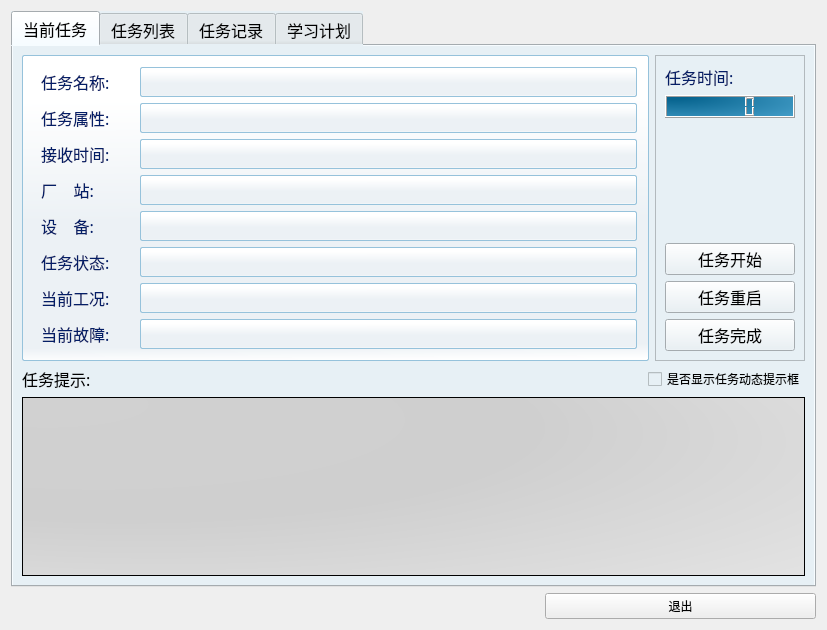
<?xml version="1.0" encoding="UTF-8"?>
<ui version="4.0">
 <class>CTaskManage</class>
 <widget class="QWidget" name="CTaskManage">
  <property name="geometry">
   <rect>
    <x>0</x>
    <y>0</y>
    <width>827</width>
    <height>630</height>
   </rect>
  </property>
  <property name="windowTitle">
   <string>任务</string>
  </property>
  <property name="styleSheet">
   <string notr="true">font: 14pt &quot;宋体&quot;;</string>
  </property>
  <layout class="QGridLayout" name="gridLayout_2">
   <item row="0" column="0">
    <widget class="QTabWidget" name="tabWidget">
     <property name="font">
      <font>
       <family>新宋体</family>
       <pointsize>12</pointsize>
       <weight>9</weight>
       <italic>false</italic>
       <bold>false</bold>
      </font>
     </property>
     <property name="styleSheet">
      <string notr="true">
background-color: rgb(231, 240, 245);
font: 75 12pt &quot;新宋体&quot;;
</string>
     </property>
     <property name="tabShape">
      <enum>QTabWidget::Rounded</enum>
     </property>
     <property name="currentIndex">
      <number>0</number>
     </property>
     <property name="documentMode">
      <bool>false</bool>
     </property>
     <widget class="QWidget" name="curTask">
      <attribute name="title">
       <string>当前任务</string>
      </attribute>
      <layout class="QGridLayout" name="gridLayout">
       <item row="0" column="0">
        <widget class="QFrame" name="frame">
         <property name="styleSheet">
          <string notr="true">background-color: qlineargradient(spread:pad, x1:0.520599, y1:1, x2:0.508, y2:0.142, stop:0 rgba(255, 255, 255, 255), stop:0.0564972 rgba(236, 241, 245, 255), stop:0.536723 rgba(236, 241, 245, 255), stop:1 rgba(255, 255, 255, 255));

    border-width: 1px;
    border-color: rgb(150, 194, 219);
    border-style: solid;
    border-radius: 2;
    padding: 2px;
font: 13pt &quot;汉仪中黑简&quot;;
color: rgb(7, 100, 143);</string>
         </property>
         <property name="frameShape">
          <enum>QFrame::StyledPanel</enum>
         </property>
         <layout class="QVBoxLayout" name="verticalLayout">
          <item>
           <layout class="QHBoxLayout" name="horizontalLayout">
            <item>
             <widget class="QLabel" name="label">
              <property name="maximumSize">
               <size>
                <width>100</width>
                <height>16777215</height>
               </size>
              </property>
              <property name="font">
               <font>
                <family>新宋体</family>
                <pointsize>12</pointsize>
                <weight>9</weight>
                <italic>false</italic>
                <bold>false</bold>
               </font>
              </property>
              <property name="styleSheet">
               <string notr="true">font: 75 12pt &quot;新宋体&quot;;
color: rgb(4, 30, 103);
background-color: qlineargradient(spread:pad, x1:0, y1:0.0227273, x2:1, y2:0, stop:0 rgba(78, 78, 78, 0), stop:0.480226 rgba(27, 27, 27, 0), stop:1 rgba(255, 255, 255, 0));
border-color: qlineargradient(spread:pad, x1:0, y1:0.0227273, x2:1, y2:0, stop:0 rgba(78, 78, 78, 0), stop:0.480226 rgba(27, 27, 27,0), stop:1 rgba(255, 255, 255, 0));</string>
              </property>
              <property name="text">
               <string>任务名称:</string>
              </property>
             </widget>
            </item>
            <item>
             <widget class="QLabel" name="labelTaskName">
              <property name="font">
               <font>
                <family>汉仪中黑简</family>
                <pointsize>13</pointsize>
                <weight>50</weight>
                <italic>false</italic>
                <bold>false</bold>
               </font>
              </property>
              <property name="frameShape">
               <enum>QFrame::StyledPanel</enum>
              </property>
              <property name="text">
               <string/>
              </property>
              <property name="wordWrap">
               <bool>false</bool>
              </property>
             </widget>
            </item>
           </layout>
          </item>
          <item>
           <layout class="QHBoxLayout" name="horizontalLayout_2">
            <item>
             <widget class="QLabel" name="label_3">
              <property name="maximumSize">
               <size>
                <width>100</width>
                <height>16777215</height>
               </size>
              </property>
              <property name="font">
               <font>
                <family>新宋体</family>
                <pointsize>12</pointsize>
                <weight>9</weight>
                <italic>false</italic>
                <bold>false</bold>
               </font>
              </property>
              <property name="styleSheet">
               <string notr="true">font: 75 12pt &quot;新宋体&quot;;
color: rgb(4, 30, 103);
background-color: qlineargradient(spread:pad, x1:0, y1:0.0227273, x2:1, y2:0, stop:0 rgba(78, 78, 78, 0), stop:0.480226 rgba(27, 27, 27, 0), stop:1 rgba(255, 255, 255, 0));
border-color: qlineargradient(spread:pad, x1:0, y1:0.0227273, x2:1, y2:0, stop:0 rgba(78, 78, 78, 0), stop:0.480226 rgba(27, 27, 27,0), stop:1 rgba(255, 255, 255, 0));</string>
              </property>
              <property name="text">
               <string>任务属性:</string>
              </property>
             </widget>
            </item>
            <item>
             <widget class="QLabel" name="labelTaskAttr">
              <property name="font">
               <font>
                <family>汉仪中黑简</family>
                <pointsize>13</pointsize>
                <weight>50</weight>
                <italic>false</italic>
                <bold>false</bold>
               </font>
              </property>
              <property name="frameShape">
               <enum>QFrame::StyledPanel</enum>
              </property>
              <property name="text">
               <string/>
              </property>
             </widget>
            </item>
           </layout>
          </item>
          <item>
           <layout class="QHBoxLayout" name="horizontalLayout_3">
            <item>
             <widget class="QLabel" name="label_4">
              <property name="maximumSize">
               <size>
                <width>100</width>
                <height>16777215</height>
               </size>
              </property>
              <property name="font">
               <font>
                <family>新宋体</family>
                <pointsize>12</pointsize>
                <weight>9</weight>
                <italic>false</italic>
                <bold>false</bold>
               </font>
              </property>
              <property name="styleSheet">
               <string notr="true">font: 75 12pt &quot;新宋体&quot;;
color: rgb(4, 30, 103);
background-color: qlineargradient(spread:pad, x1:0, y1:0.0227273, x2:1, y2:0, stop:0 rgba(78, 78, 78, 0), stop:0.480226 rgba(27, 27, 27, 0), stop:1 rgba(255, 255, 255, 0));
border-color: qlineargradient(spread:pad, x1:0, y1:0.0227273, x2:1, y2:0, stop:0 rgba(78, 78, 78, 0), stop:0.480226 rgba(27, 27, 27,0), stop:1 rgba(255, 255, 255, 0));</string>
              </property>
              <property name="text">
               <string>接收时间:</string>
              </property>
             </widget>
            </item>
            <item>
             <widget class="QLabel" name="labelSendTime">
              <property name="font">
               <font>
                <family>汉仪中黑简</family>
                <pointsize>13</pointsize>
                <weight>50</weight>
                <italic>false</italic>
                <bold>false</bold>
               </font>
              </property>
              <property name="frameShape">
               <enum>QFrame::StyledPanel</enum>
              </property>
              <property name="text">
               <string/>
              </property>
             </widget>
            </item>
           </layout>
          </item>
          <item>
           <layout class="QHBoxLayout" name="horizontalLayout_4">
            <item>
             <widget class="QLabel" name="label_5">
              <property name="maximumSize">
               <size>
                <width>100</width>
                <height>16777215</height>
               </size>
              </property>
              <property name="font">
               <font>
                <family>新宋体</family>
                <pointsize>12</pointsize>
                <weight>9</weight>
                <italic>false</italic>
                <bold>false</bold>
               </font>
              </property>
              <property name="styleSheet">
               <string notr="true">font: 75 12pt &quot;新宋体&quot;;
color: rgb(4, 30, 103);
background-color: qlineargradient(spread:pad, x1:0, y1:0.0227273, x2:1, y2:0, stop:0 rgba(78, 78, 78, 0), stop:0.480226 rgba(27, 27, 27, 0), stop:1 rgba(255, 255, 255, 0));
border-color: qlineargradient(spread:pad, x1:0, y1:0.0227273, x2:1, y2:0, stop:0 rgba(78, 78, 78, 0), stop:0.480226 rgba(27, 27, 27,0), stop:1 rgba(255, 255, 255, 0));</string>
              </property>
              <property name="text">
               <string>厂    站:</string>
              </property>
             </widget>
            </item>
            <item>
             <widget class="QLabel" name="labelStation">
              <property name="font">
               <font>
                <family>汉仪中黑简</family>
                <pointsize>13</pointsize>
                <weight>50</weight>
                <italic>false</italic>
                <bold>false</bold>
               </font>
              </property>
              <property name="frameShape">
               <enum>QFrame::StyledPanel</enum>
              </property>
              <property name="text">
               <string/>
              </property>
             </widget>
            </item>
           </layout>
          </item>
          <item>
           <layout class="QHBoxLayout" name="horizontalLayout_5">
            <item>
             <widget class="QLabel" name="label_6">
              <property name="maximumSize">
               <size>
                <width>100</width>
                <height>16777215</height>
               </size>
              </property>
              <property name="font">
               <font>
                <family>新宋体</family>
                <pointsize>12</pointsize>
                <weight>9</weight>
                <italic>false</italic>
                <bold>false</bold>
               </font>
              </property>
              <property name="styleSheet">
               <string notr="true">font: 75 12pt &quot;新宋体&quot;;
color: rgb(4, 30, 103);
background-color: qlineargradient(spread:pad, x1:0, y1:0.0227273, x2:1, y2:0, stop:0 rgba(78, 78, 78, 0), stop:0.480226 rgba(27, 27, 27, 0), stop:1 rgba(255, 255, 255, 0));
border-color: qlineargradient(spread:pad, x1:0, y1:0.0227273, x2:1, y2:0, stop:0 rgba(78, 78, 78, 0), stop:0.480226 rgba(27, 27, 27,0), stop:1 rgba(255, 255, 255, 0));</string>
              </property>
              <property name="text">
               <string>设    备:</string>
              </property>
             </widget>
            </item>
            <item>
             <widget class="QLabel" name="labelDev">
              <property name="font">
               <font>
                <family>汉仪中黑简</family>
                <pointsize>13</pointsize>
                <weight>50</weight>
                <italic>false</italic>
                <bold>false</bold>
               </font>
              </property>
              <property name="frameShape">
               <enum>QFrame::StyledPanel</enum>
              </property>
              <property name="text">
               <string/>
              </property>
             </widget>
            </item>
           </layout>
          </item>
          <item>
           <layout class="QHBoxLayout" name="horizontalLayout_6">
            <item>
             <widget class="QLabel" name="label_8">
              <property name="maximumSize">
               <size>
                <width>100</width>
                <height>16777215</height>
               </size>
              </property>
              <property name="font">
               <font>
                <family>新宋体</family>
                <pointsize>12</pointsize>
                <weight>9</weight>
                <italic>false</italic>
                <bold>false</bold>
               </font>
              </property>
              <property name="styleSheet">
               <string notr="true">font: 75 12pt &quot;新宋体&quot;;
color: rgb(4, 30, 103);
background-color: qlineargradient(spread:pad, x1:0, y1:0.0227273, x2:1, y2:0, stop:0 rgba(78, 78, 78, 0), stop:0.480226 rgba(27, 27, 27, 0), stop:1 rgba(255, 255, 255, 0));
border-color: qlineargradient(spread:pad, x1:0, y1:0.0227273, x2:1, y2:0, stop:0 rgba(78, 78, 78, 0), stop:0.480226 rgba(27, 27, 27,0), stop:1 rgba(255, 255, 255, 0));</string>
              </property>
              <property name="text">
               <string>任务状态:</string>
              </property>
             </widget>
            </item>
            <item>
             <widget class="QLabel" name="labelStatus">
              <property name="font">
               <font>
                <family>汉仪中黑简</family>
                <pointsize>13</pointsize>
                <weight>50</weight>
                <italic>false</italic>
                <bold>false</bold>
               </font>
              </property>
              <property name="frameShape">
               <enum>QFrame::StyledPanel</enum>
              </property>
              <property name="text">
               <string/>
              </property>
             </widget>
            </item>
           </layout>
          </item>
          <item>
           <layout class="QHBoxLayout" name="horizontalLayout_7">
            <item>
             <widget class="QLabel" name="label_9">
              <property name="maximumSize">
               <size>
                <width>100</width>
                <height>16777215</height>
               </size>
              </property>
              <property name="font">
               <font>
                <family>新宋体</family>
                <pointsize>12</pointsize>
                <weight>9</weight>
                <italic>false</italic>
                <bold>false</bold>
               </font>
              </property>
              <property name="styleSheet">
               <string notr="true">font: 75 12pt &quot;新宋体&quot;;
color: rgb(4, 30, 103);
background-color: qlineargradient(spread:pad, x1:0, y1:0.0227273, x2:1, y2:0, stop:0 rgba(78, 78, 78, 0), stop:0.480226 rgba(27, 27, 27, 0), stop:1 rgba(255, 255, 255, 0));
border-color: qlineargradient(spread:pad, x1:0, y1:0.0227273, x2:1, y2:0, stop:0 rgba(78, 78, 78, 0), stop:0.480226 rgba(27, 27, 27,0), stop:1 rgba(255, 255, 255, 0));</string>
              </property>
              <property name="text">
               <string>当前工况:</string>
              </property>
             </widget>
            </item>
            <item>
             <widget class="QLabel" name="labelScene">
              <property name="font">
               <font>
                <family>汉仪中黑简</family>
                <pointsize>13</pointsize>
                <weight>50</weight>
                <italic>false</italic>
                <bold>false</bold>
               </font>
              </property>
              <property name="frameShape">
               <enum>QFrame::StyledPanel</enum>
              </property>
              <property name="text">
               <string/>
              </property>
             </widget>
            </item>
           </layout>
          </item>
          <item>
           <layout class="QHBoxLayout" name="horizontalLayout_8">
            <item>
             <widget class="QLabel" name="label_10">
              <property name="maximumSize">
               <size>
                <width>100</width>
                <height>16777215</height>
               </size>
              </property>
              <property name="font">
               <font>
                <family>新宋体</family>
                <pointsize>12</pointsize>
                <weight>9</weight>
                <italic>false</italic>
                <bold>false</bold>
               </font>
              </property>
              <property name="styleSheet">
               <string notr="true">font: 75 12pt &quot;新宋体&quot;;
color: rgb(4, 30, 103);
background-color: qlineargradient(spread:pad, x1:0, y1:0.0227273, x2:1, y2:0, stop:0 rgba(78, 78, 78, 0), stop:0.480226 rgba(27, 27, 27, 0), stop:1 rgba(255, 255, 255, 0));
border-color: qlineargradient(spread:pad, x1:0, y1:0.0227273, x2:1, y2:0, stop:0 rgba(78, 78, 78, 0), stop:0.480226 rgba(27, 27, 27,0), stop:1 rgba(255, 255, 255, 0));</string>
              </property>
              <property name="text">
               <string>当前故障:</string>
              </property>
             </widget>
            </item>
            <item>
             <widget class="QLabel" name="labelFault">
              <property name="font">
               <font>
                <family>汉仪中黑简</family>
                <pointsize>13</pointsize>
                <weight>50</weight>
                <italic>false</italic>
                <bold>false</bold>
               </font>
              </property>
              <property name="frameShape">
               <enum>QFrame::StyledPanel</enum>
              </property>
              <property name="text">
               <string/>
              </property>
             </widget>
            </item>
           </layout>
          </item>
         </layout>
        </widget>
       </item>
       <item row="0" column="1">
        <widget class="QFrame" name="frame_2">
         <property name="maximumSize">
          <size>
           <width>150</width>
           <height>16777215</height>
          </size>
         </property>
         <property name="styleSheet">
          <string notr="true"/>
         </property>
         <property name="frameShape">
          <enum>QFrame::StyledPanel</enum>
         </property>
         <layout class="QVBoxLayout" name="verticalLayout_2">
          <item>
           <widget class="QLabel" name="label_2">
            <property name="font">
             <font>
              <family>新宋体</family>
              <pointsize>12</pointsize>
              <weight>9</weight>
              <italic>false</italic>
              <bold>false</bold>
             </font>
            </property>
            <property name="styleSheet">
             <string notr="true">font: 75 12pt &quot;新宋体&quot;;
color: rgb(4, 30, 103);
background-color: qlineargradient(spread:pad, x1:0, y1:0.0227273, x2:1, y2:0, stop:0 rgba(78, 78, 78, 0), stop:0.480226 rgba(27, 27, 27, 0), stop:1 rgba(255, 255, 255, 0));
border-color: qlineargradient(spread:pad, x1:0, y1:0.0227273, x2:1, y2:0, stop:0 rgba(78, 78, 78, 0), stop:0.480226 rgba(27, 27, 27,0), stop:1 rgba(255, 255, 255, 0));</string>
            </property>
            <property name="text">
             <string>任务时间:</string>
            </property>
           </widget>
          </item>
          <item>
           <widget class="QLCDNumber" name="taskTime">
            <property name="font">
             <font>
              <family>新宋体</family>
              <pointsize>12</pointsize>
              <weight>9</weight>
              <italic>false</italic>
              <bold>false</bold>
             </font>
            </property>
            <property name="styleSheet">
             <string notr="true">background-color: qradialgradient(spread:pad, cx:0.432, cy:0.589545, radius:1.722, fx:0.017, fy:0.0238737, stop:0.0734463 rgba(7, 100, 143, 255), stop:1 rgba(124, 210, 252, 255));
color: rgb(31,217,242); </string>
            </property>
           </widget>
          </item>
          <item>
           <spacer name="verticalSpacer">
            <property name="orientation">
             <enum>Qt::Vertical</enum>
            </property>
            <property name="sizeHint" stdset="0">
             <size>
              <width>20</width>
              <height>81</height>
             </size>
            </property>
           </spacer>
          </item>
          <item>
           <widget class="QPushButton" name="buttonStart">
            <property name="font">
             <font>
              <family>新宋体</family>
              <pointsize>12</pointsize>
              <weight>9</weight>
              <italic>false</italic>
              <bold>false</bold>
             </font>
            </property>
            <property name="styleSheet">
             <string notr="true"/>
            </property>
            <property name="text">
             <string>任务开始</string>
            </property>
           </widget>
          </item>
          <item>
           <widget class="QPushButton" name="buttonReStart">
            <property name="font">
             <font>
              <family>新宋体</family>
              <pointsize>12</pointsize>
              <weight>9</weight>
              <italic>false</italic>
              <bold>false</bold>
             </font>
            </property>
            <property name="styleSheet">
             <string notr="true"/>
            </property>
            <property name="text">
             <string>任务重启</string>
            </property>
           </widget>
          </item>
          <item>
           <widget class="QPushButton" name="buttonFinish">
            <property name="font">
             <font>
              <family>新宋体</family>
              <pointsize>12</pointsize>
              <weight>9</weight>
              <italic>false</italic>
              <bold>false</bold>
             </font>
            </property>
            <property name="styleSheet">
             <string notr="true"/>
            </property>
            <property name="text">
             <string>任务完成</string>
            </property>
           </widget>
          </item>
         </layout>
        </widget>
       </item>
       <item row="1" column="0" colspan="2">
        <layout class="QVBoxLayout" name="verticalLayout_3">
         <item>
          <layout class="QHBoxLayout" name="horizontalLayout_11">
           <item>
            <widget class="QLabel" name="label_11">
             <property name="font">
              <font>
               <family>新宋体</family>
               <pointsize>12</pointsize>
               <weight>9</weight>
               <italic>false</italic>
               <bold>false</bold>
              </font>
             </property>
             <property name="text">
              <string>任务提示:</string>
             </property>
            </widget>
           </item>
           <item>
            <spacer name="horizontalSpacer_2">
             <property name="orientation">
              <enum>Qt::Horizontal</enum>
             </property>
             <property name="sizeHint" stdset="0">
              <size>
               <width>40</width>
               <height>20</height>
              </size>
             </property>
            </spacer>
           </item>
           <item>
            <widget class="QCheckBox" name="checkSimuTip">
             <property name="text">
              <string>是否显示任务动态提示框</string>
             </property>
            </widget>
           </item>
          </layout>
         </item>
         <item>
          <widget class="QTextBrowser" name="textTaskTip">
           <property name="styleSheet">
            <string notr="true">background-color: qradialgradient(spread:pad, cx:0.272727, cy:0.352, radius:1.088, fx:0, fy:0, stop:0 rgba(209, 209, 209, 255), stop:0.480226 rgba(207, 207, 207, 255), stop:1 rgba(230, 230, 230, 255));</string>
           </property>
          </widget>
         </item>
        </layout>
       </item>
      </layout>
      <zorder>frame</zorder>
      <zorder>frame_2</zorder>
      <zorder></zorder>
     </widget>
     <widget class="QWidget" name="taskList">
      <attribute name="title">
       <string>任务列表</string>
      </attribute>
      <layout class="QGridLayout" name="gridLayout_4">
       <item row="0" column="0">
        <widget class="QTableWidget" name="listTask">
         <attribute name="horizontalHeaderDefaultSectionSize">
          <number>120</number>
         </attribute>
         <attribute name="horizontalHeaderMinimumSectionSize">
          <number>40</number>
         </attribute>
         <column>
          <property name="text">
           <string>任务名称</string>
          </property>
         </column>
         <column>
          <property name="text">
           <string>下达时间</string>
          </property>
         </column>
         <column>
          <property name="text">
           <string>任务时限</string>
          </property>
         </column>
         <column>
          <property name="text">
           <string>任务状态</string>
          </property>
         </column>
        </widget>
       </item>
       <item row="1" column="0">
        <layout class="QHBoxLayout" name="horizontalLayout_10">
         <item>
          <widget class="QPushButton" name="buttonSetCurTask">
           <property name="styleSheet">
            <string notr="true"/>
           </property>
           <property name="text">
            <string>设置为当前任务</string>
           </property>
          </widget>
         </item>
         <item>
          <widget class="QPushButton" name="buttonDelTask">
           <property name="styleSheet">
            <string notr="true"/>
           </property>
           <property name="text">
            <string>删除任务</string>
           </property>
          </widget>
         </item>
         <item>
          <widget class="QPushButton" name="buttonClearTask">
           <property name="styleSheet">
            <string notr="true"/>
           </property>
           <property name="text">
            <string>清空任务</string>
           </property>
          </widget>
         </item>
        </layout>
       </item>
      </layout>
     </widget>
     <widget class="QWidget" name="taskRec">
      <attribute name="title">
       <string>任务记录</string>
      </attribute>
      <layout class="QGridLayout" name="gridLayout_3">
       <item row="0" column="0">
        <widget class="QTableWidget" name="listTaskRec">
         <property name="mouseTracking">
          <bool>true</bool>
         </property>
         <column>
          <property name="text">
           <string>任务名称</string>
          </property>
         </column>
         <column>
          <property name="text">
           <string>得分</string>
          </property>
         </column>
        </widget>
       </item>
      </layout>
     </widget>
     <widget class="QWidget" name="tabPlan">
      <attribute name="title">
       <string>学习计划</string>
      </attribute>
      <layout class="QGridLayout" name="gridLayout_5">
       <item row="0" column="0">
        <widget class="QTableWidget" name="tablePlan">
         <attribute name="horizontalHeaderDefaultSectionSize">
          <number>140</number>
         </attribute>
         <attribute name="horizontalHeaderMinimumSectionSize">
          <number>50</number>
         </attribute>
         <attribute name="horizontalHeaderStretchLastSection">
          <bool>true</bool>
         </attribute>
         <column>
          <property name="text">
           <string>学习计划名称</string>
          </property>
         </column>
         <column>
          <property name="text">
           <string>计划学分</string>
          </property>
         </column>
         <column>
          <property name="text">
           <string>已得学分</string>
          </property>
         </column>
        </widget>
       </item>
      </layout>
     </widget>
    </widget>
   </item>
   <item row="1" column="0">
    <layout class="QFormLayout" name="formLayout">
     <property name="fieldGrowthPolicy">
      <enum>QFormLayout::AllNonFixedFieldsGrow</enum>
     </property>
     <item row="0" column="1">
      <widget class="QPushButton" name="buttonExit">
       <property name="styleSheet">
        <string notr="true"/>
       </property>
       <property name="text">
        <string>退出</string>
       </property>
      </widget>
     </item>
     <item row="0" column="0">
      <spacer name="horizontalSpacer_3">
       <property name="orientation">
        <enum>Qt::Horizontal</enum>
       </property>
       <property name="sizeHint" stdset="0">
        <size>
         <width>528</width>
         <height>20</height>
        </size>
       </property>
      </spacer>
     </item>
    </layout>
   </item>
  </layout>
 </widget>
 <resources/>
 <connections/>
</ui>
